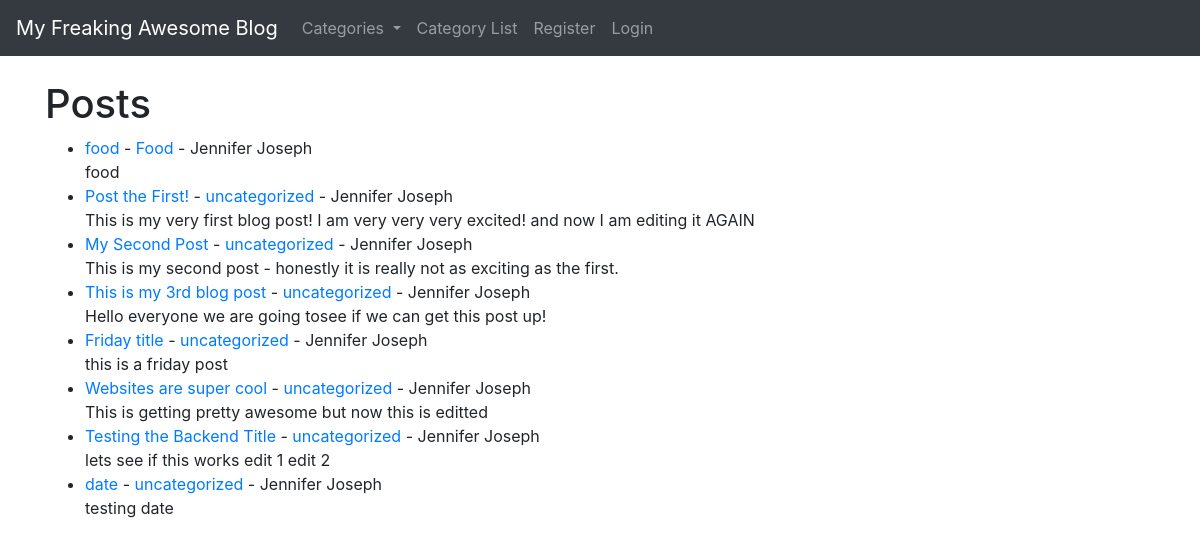
The app's page /, older data.
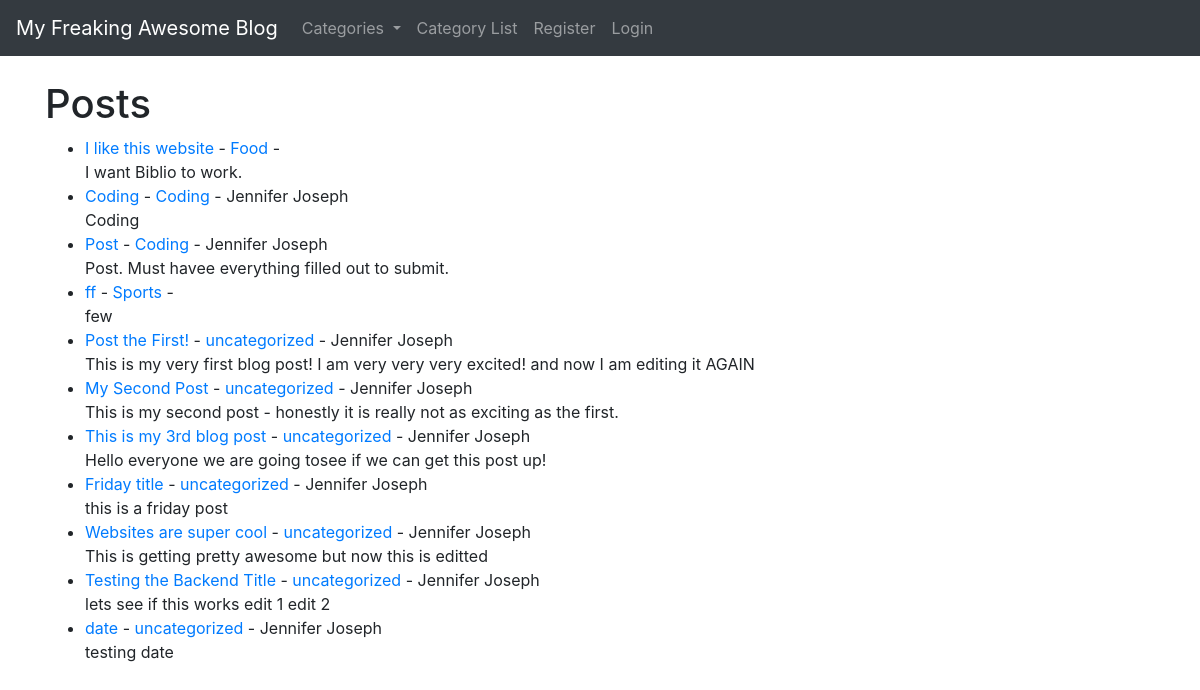
The same page, newer data.
### tutorialblog/models.py (models this page shows, shortened)
class Post(models.Model):
    title = models.CharField(max_length = 255)
    title_tag = models.CharField(max_length = 255)#, default = "My Freaking Awesome Blog")
    author = models.ForeignKey(User, on_delete = models.CASCADE) # deletes blog post from a user that has been deleted
    category = models.CharField(max_length = 255, default = 'uncategorized')
    body = models.TextField()
    post_date = models.DateField(auto_now_add=True) # will happen automatically when new blog posts are created
    likes = models.ManyToManyField(User, related_name = 'blog_post')

### tutorialblog/views.py (the view)
# urls.py: path('', HomeView.as_view(), name = "home"), # home page
class HomeView(ListView): # normally we pass in the request
    model = Post    # note the difference here too of using Post not User
    template_name = 'home.html'
    ordering = ['-post_date']
    def get_context_data(self, *args, **kwargs):
        cat_menu = Category.objects.all() # this grabs out everything in our cateogy model, namely the names and then assign it to the var
        context = super(HomeView, self).get_context_data(*args, **kwargs)
        context["cat_menu"] = cat_menu
        return context  # so now we can access "cat_menu" from our home page

### tutorialblog/models.py (called while the page is built)
    def __str__(self):
        return self.name #lets us see category name on the admin back end

### tutorialblog/templates/home.html (shortened to what this page needs)
{% extends 'base.html' %}
{% block content %}
<h1>Posts</h1>
<ul>
{% for post in object_list %}
    <li> <a href = "{% url 'article-detail' post.pk %}"> {{post.title}}</a>  - <a href= "{% url 'category' post.category %}" > {{post.category}} </a> - {{post.author.first_name}} {{post.author.last_name}}
        <br>
    {{ post.body }} </li>
{% endfor %}
</ul>
{% endblock %}

### tutorialblog/templates/base.html (shortened to what this page needs)
<!doctype html>
<html lang="en">
  <head>
    <link rel="stylesheet" href="https://stackpath.bootstrapcdn.com/bootstrap/4.3.1/css/bootstrap.min.css">
  </head>
  <body>
    <nav class="navbar navbar-expand-lg navbar-dark bg-dark">
        <a class="navbar-brand" href="{% url 'home' %}"> My Freaking Awesome Blog </a>
        <div class="collapse navbar-collapse" id="navbarSupportedContent">
          <ul class="navbar-nav mr-auto">
            <li class="nav-item dropdown">
              <a class="nav-link dropdown-toggle" href="#" id="navbarDropdown" role="button" data-toggle="dropdown" aria-haspopup="true" aria-expanded="false">
                Categories
              </a>
            </li>
            <li class="nav-item">
              <a class="nav-link" href="{% url 'category-list' %}">Category List</a>
            </li>
            {% if user.is_authenticated %}
                <li class="nav-item">
                  <a class="nav-link" href="{% url 'add-post' %}">Add Post</a>
                </li>
                <li class="nav-item">
                  <a class="nav-link" href="{% url 'add-category' %}">Add Category</a>
                </li>
                <li class="nav-item">
                  <a class="nav-link" href="{% url 'logout' %}">Logout</a>
                </li>
            {% else %}
                <li class="nav-item">
                  <a class="nav-link" href="{% url 'register' %}">Register</a>
                </li>
                <li class="nav-item">
                  <a class="nav-link" href="{% url 'login' %}">Login</a>
                </li>
            {% endif %}
          </ul>
        </div>
      </nav>
      <br>
      <div class = "container">
        {% block content %}
        {% endblock %}
      </div>
  </body>
</html>

Row changes from the older to the newer data that the page shows:
removed Post: title "food", category "Food", author.first_name "Jennifer", author.last_name "Joseph", body "food"
added Post: title "I like this website", category "Food", body "I want Biblio to work."
added Post: title "Coding", category "Coding", author.first_name "Jennifer", author.last_name "Joseph", body "Coding"
added Post: title "Post", category "Coding", author.first_name "Jennifer", author.last_name "Joseph", body "Post. Must havee everything filled out to submit."
added Post: title "ff", category "Sports", body "few"
